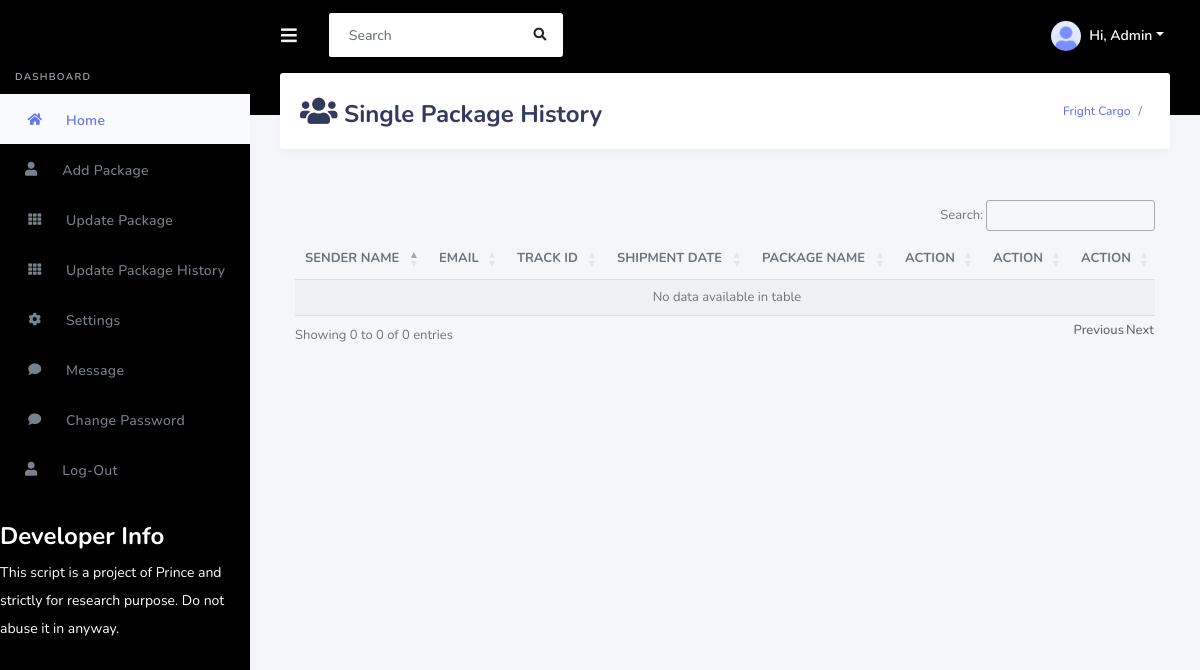
The page /admin/pages/history-view.php (signed in) on the database as committed earlier.
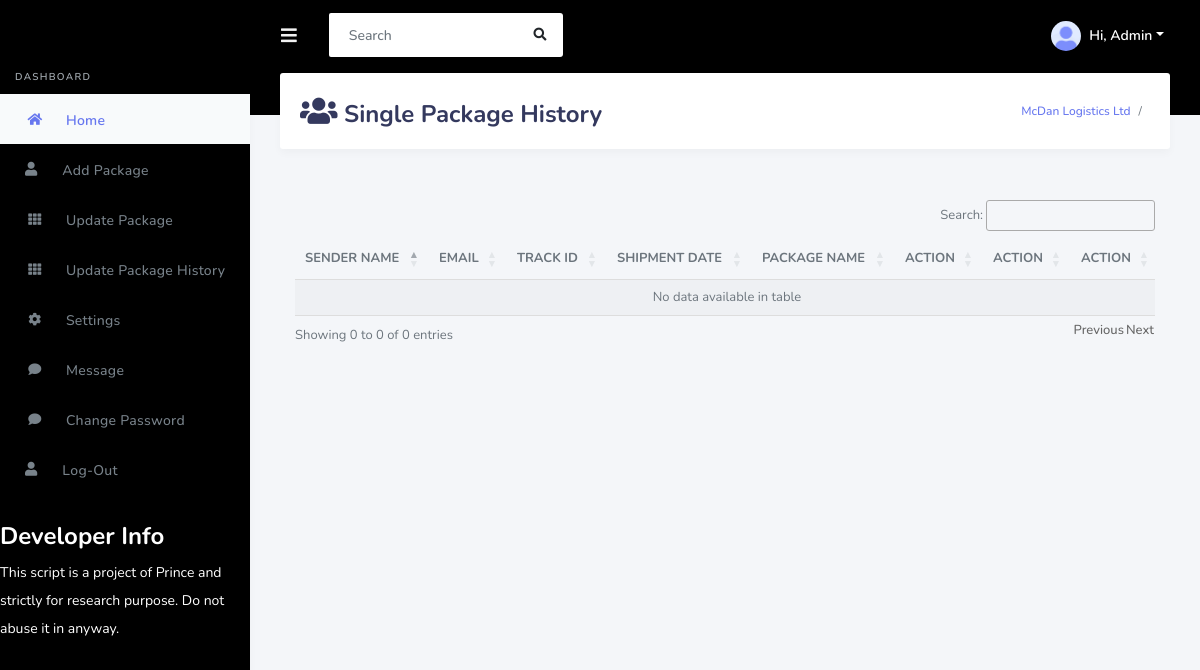
The same page on the database as committed later.
### tables this page shows
CREATE TABLE settings (
  id SERIAL PRIMARY KEY,
  sname VARCHAR(200) NOT NULL,
  apipr VARCHAR(200) NOT NULL,
  apipu VARCHAR(200) NOT NULL,
  currency VARCHAR(200) NOT NULL,
  branch VARCHAR(200) NOT NULL,
  bname VARCHAR(200) NOT NULL,
  baddress VARCHAR(200) NOT NULL,
  email VARCHAR(200) NOT NULL,
  phone VARCHAR(200) NOT NULL,
  title VARCHAR(200) NOT NULL,
  logo VARCHAR(100) NOT NULL
);

### config/config.php (called while the page is built, shortened)
<?php
$sql= "SELECT * FROM settings ";
			  $result = db_query($sql);
			  if(db_num_rows($result) > 0){
                  $row = db_fetch_assoc($result);
				  }
                  if(isset($row['bname'])  && isset($row['logo']) && isset($row['title']) && isset($row['apipu']) && isset($row['baddress']) && isset($row['branch']) ){
                    $name = $row['bname'];
        }
?>

### config/database.php (called while the page is built, shortened)
<?php
$db_host = getenv('DB_HOST') ?: 'localhost';
$db_user = getenv('DB_USER') ?: 'trusqerp_medidb';
$db_pass = getenv('DB_PASS') ?: 'Gravity90$';
$db_name = getenv('DB_NAME') ?: 'trusqerp_medidb';
$db_type = getenv('DB_TYPE') ?: 'mysql';
if ($db_type === 'pgsql') {
    $conn_string = "host=$db_host dbname=$db_name user=$db_user password=$db_pass";
    $link = pg_connect($conn_string);
    if(!$link) {
        die("ERROR: Could not connect to PostgreSQL. " . pg_last_error());
    }
    function db_query($query) {
        global $link;
        return pg_query($link, $query);
    }
    function db_fetch_assoc($result) {
        if (!$result) return false;
        return pg_fetch_assoc($result);
    }
    function db_num_rows($result) {
        if (!$result) return 0;
        return pg_num_rows($result);
    }
    function db_escape_string($string) {
        global $link;
        return pg_escape_string($link, $string);
    }
} else {
    $link = mysqli_connect(DB_SERVER, DB_USERNAME, DB_PASSWORD, DB_NAME);
    function db_query($query) {
        global $link;
        return mysqli_query($link, $query);
    }
    function db_fetch_assoc($result) {
        return mysqli_fetch_assoc($result);
    }
}
?>

### admin/pages/history-view.php (the view, shortened to what this page needs)
<?php
if(isset($_SESSION['uid'])){
  include '../../config/database.php';
  include '../../config/config.php';
  include 'header.php';
}
else{
    header("location:../pages/login.php");
}
?>
  <link rel="stylesheet" type="text/css" href="https://cdn.datatables.net/1.10.19/css/jquery.dataTables.css">
  <link rel="stylesheet" href=" https://code.jquery.com/ui/1.12.1/themes/base/jquery-ui.css">
  <link rel="stylesheet" href=" https://cdn.datatables.net/1.10.19/css/dataTables.jqueryui.min.css">
  <link rel="stylesheet" href=" https://cdn.datatables.net/buttons/1.5.6/css/buttons.jqueryui.min.css">
  <link rel="stylesheet" href=" https://cdn.datatables.net/1.10.19/css/dataTables.bootstrap.min.css">
  <link rel="stylesheet" href=" https://cdn.datatables.net/buttons/1.5.6/css/buttons.bootstrap.min.css">
  <link rel="stylesheet" href="">
  </head>
  <body>
      <div class="main-content">
        <section class="section">
          <div class="section-header">
            <h1><i class="fa fa-users" style="font-size:30px"></i> Single Package History </h1>
            <div class="section-header-breadcrumb">
              <div class="breadcrumb-item active"><a href=""><?php echo $name;?></a></div>
                 <div class="breadcrumb-item"></div>
            </div>
          </div>
          <div class="col-md-12 col-sm-12 col-sx-12">
               <div class="table-responsive">
                     <table class="display"  id="example">
                                    <thead>
                                        <tr>
                                            <th>SENDER NAME</th>
                                            <th>EMAIL</th>
                                             <th>TRACK ID</th>
                                            <th>SHIPMENT DATE </th>
                                            <th>PACKAGE NAME</th>
                                             <th>ACTION</th>
                                            <th>ACTION</th>
                                            <th>ACTION</th>
                                        </tr>
                                    </thead>
                                    <tbody>
                                     </tbody>
                                </table>
                            </div>
                        </div>
      </div>
      </div>
      </div>
  </body>
</html>

Rows that differ between the two databases and show on the page:
changed settings: bname "Fright Cargo" → "McDan Logistics Ltd"
